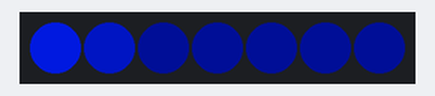
Recording of a sketch running on a simulated ATtiny85, built with avr-gcc and run on an emulated ATtiny85. Parts: 7 RGB LEDs in strip order, left to right. Dim RGB values are drawn brighter than linear.

Above: at 0.18 s.
At 6.67 s:
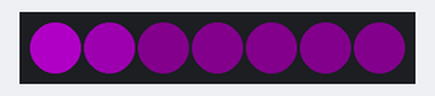
At 10.11 s:
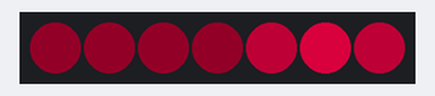
At 20.04 s:
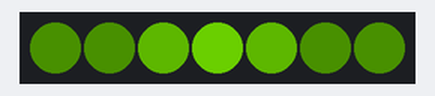
At 29.97 s:
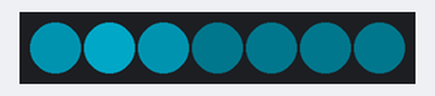
At 39.92 s:
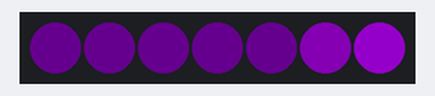
Timing chart, 0 to 40.0 s (numbered marks = the images above):
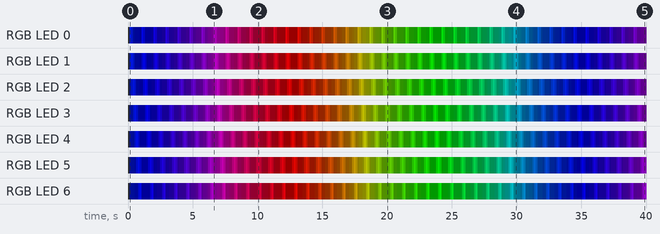

Measured:
- by itself, RGB LED 5: off → RGB(0, 2, 22) at 0.12 s, → RGB(0, 2, 23) 0.13 s later, → RGB(0, 1, 23) 0.26 s later, → RGB(0, 6, 96) 0.13 s later, … (247 changes in this stretch)
- by itself, RGB LED 6: off → RGB(0, 2, 22) at 0.12 s, → RGB(0, 2, 23) 0.13 s later, → RGB(0, 1, 23) 0.26 s later, → RGB(0, 1, 24) 0.13 s later, … (231 changes in this stretch)

The sketch:

strandwave.ino
```cpp
#include <Adafruit_NeoPixel.h>
#ifdef __AVR__
#include <avr/power.h>
#endif

#define PIN 0

#define STRAND_LENGTH 7

float max_brightness = 0.7;
float min_brightness = 0.1;
int wheel_pos = 160;
int wave_center = 0;
int wave_length = 1; // how many pixels on either side of center should be brighter
float fade_step = (max_brightness - min_brightness) / (wave_length + 1);
float wave_counter = 0;
int wave_move_each = 120; //how many milliseconds between wave steps

// Parameter 1 = number of pixels in strip
// Parameter 2 = Arduino pin number (most are valid)
// Parameter 3 = pixel type flags, add together as needed:
//   NEO_KHZ800  800 KHz bitstream (most NeoPixel products w/WS2812 LEDs)
//   NEO_KHZ400  400 KHz (classic 'v1' (not v2) FLORA pixels, WS2811 drivers)
//   NEO_GRB     Pixels are wired for GRB bitstream (most NeoPixel products)
//   NEO_RGB     Pixels are wired for RGB bitstream (v1 FLORA pixels, not v2)
Adafruit_NeoPixel strip = Adafruit_NeoPixel(STRAND_LENGTH, PIN, NEO_GRB + NEO_KHZ800);

// IMPORTANT: To reduce NeoPixel burnout risk, add 1000 uF capacitor across
// pixel power leads, add 300 - 500 Ohm resistor on first pixel's data input
// and minimize distance between Arduino and first pixel.  Avoid connecting
// on a live circuit...if you must, connect GND first.

void setup() {
  // This is for Trinket 5V 16MHz, you can remove these three lines if you are not using a Trinket
  #if defined (__AVR_ATtiny85__)
    if (F_CPU == 16000000) clock_prescale_set(clock_div_1);
  #endif
  // End of trinket special code

  //strip.setBrightness(32);
  strip.begin();
  strip.show(); // Initialize all pixels to 'off'
}

void loop() {

  if (wave_counter >= wave_move_each) {
    wave_counter = 0;
    wheel_pos += 1;
    if (wheel_pos > 255) {
      wheel_pos -= 255;
    }

    for (int i = 0; i < strip.numPixels(); i++) {
      float brightness = min_brightness;
      if ((i >= wave_center - wave_length) && (i <= wave_center + wave_length)) {
        if (i < wave_center) {
          brightness = max_brightness - ((wave_center - i) * fade_step);
        } else if (i == wave_center) {
          brightness = max_brightness;
        } else if (i > wave_center) {
          brightness = max_brightness - ((i - wave_center) * fade_step);
        }
      }
      strip.setPixelColor(i,  Wheel(wheel_pos, brightness));

    }
    strip.show();

    wave_center += 1;
    if (wave_center >= strip.numPixels()) {
      wave_center = 0;
    }
  }
  else {
    wave_counter += 10;
  }

  delay(10);
}


uint32_t Wheel(byte WheelPos, float brightness) {
  WheelPos = 255 - WheelPos;
  if (WheelPos < 85) {
    return strip.Color((255 - WheelPos * 3) * brightness, 0, WheelPos * 3 * brightness);
  }
  if (WheelPos < 170) {
    WheelPos -= 85;
    return strip.Color(0, WheelPos * 3 * brightness, (255 - WheelPos * 3) * brightness);
  }
  WheelPos -= 170;
  return strip.Color(WheelPos * 3 * brightness, (255 - WheelPos * 3) * brightness, 0);
}
```
